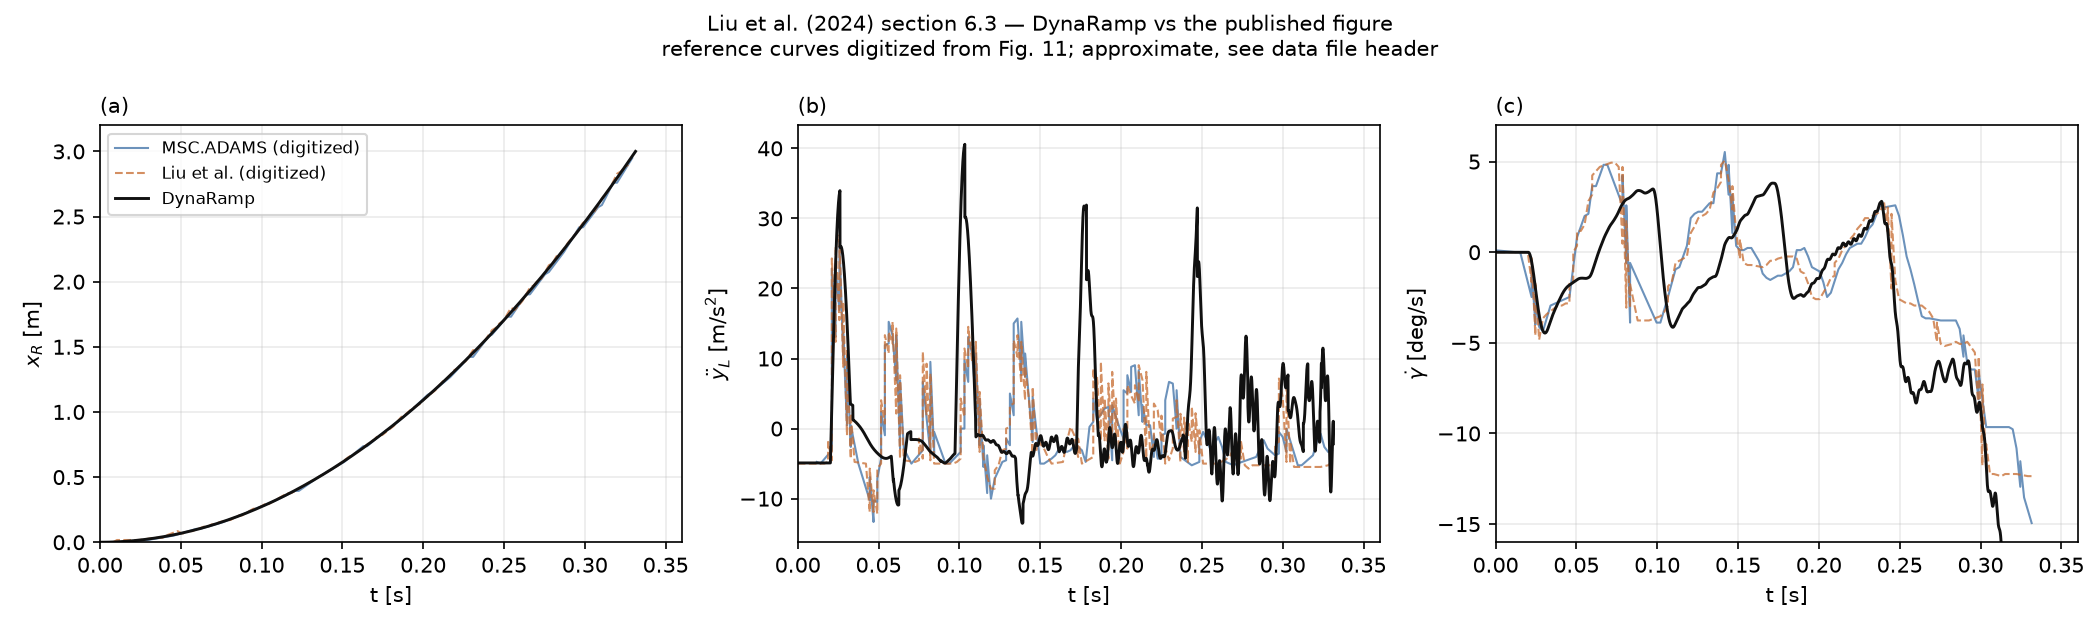

Write Python code to recreate this figure.
"""
Reproduction of the section 6.3 validation case of Liu et al. (2024).

Reference
---------
Z. Liu, G. Wang, X. Rui, G. Wu, J. Tang, L. Gu, "Modeling and simulation framework for
missile launch dynamics in a rigid-flexible multibody system with slider-guide
clearance", Nonlinear Dynamics 112:21701-21728 (2024). Section 6.3, Fig. 10 (geometry),
Table 3 (parameters) and Fig. 11 (results).

A missile is driven out of a flexible launch canister held at 60 degrees by a constant
engine thrust, with clearance between its sliders and the two guides machined into the
canister walls. The paper cross-checks its own method against MSC.ADAMS; this script runs
the same scenario through DynaRamp and plots the result on the axes of Fig. 11.

Run:  python examples/liu_6_3_validation.py
"""

from __future__ import annotations

import csv
import logging
import os
from collections import defaultdict
from typing import Dict, List, Tuple

import numpy as np
from scipy.spatial.transform import Rotation

import dynaramp.mstmm as dyn
from dynaramp.contact import CanisterProfile, ContactSolver, OffsetProfile
from dynaramp.mstmm import augmented_modes
from dynaramp.projectile import GuideModalField, Projectile, Slider
from dynaramp.simulation import Gravity, LaunchSimulator, Thrust, G0

logging.basicConfig(level=logging.INFO, format="%(levelname)-7s %(name)-30s %(message)s")
logging.getLogger("dynaramp.mstmm").setLevel(logging.WARNING)

HERE = os.path.dirname(os.path.abspath(__file__))
DIGITIZED = os.path.join(HERE, "data", "liu2024_fig11_digitized.csv")

# --------------------------------------------------------------------------------------
# Geometry and parameters
#
# Table 3 gives the materials, thrust, clearances, contact stiffness and friction
# directly. Fig. 10 gives the lengths and the two cross-sections as drawings; the derived
# quantities below follow from them, and each one is cross-checked against a second,
# independent statement in the paper -- noted where that is the case.
# --------------------------------------------------------------------------------------

LAUNCH_ANGLE_DEG = 60.0          # Table 3
E_MOD = 207e9                    # Table 3, Pa
DENSITY = 7801.0                 # Table 3, kg/m^3
POISSON = 0.29                   # Table 3
THRUST = 8000.0                  # Table 3, N (constant)
CONTACT_STIFFNESS = 1.0e6        # Table 3, N/m -- linear, see note below
FRICTION = 0.2                   # Table 3
RESTITUTION = 0.75               # NOT in Table 3; carried over from Table 1. See notes.

SHEAR_MOD = E_MOD / (2.0 * (1.0 + POISSON))

# --- launch canister (Fig. 10a, 10b) ---
CANISTER_LENGTH = 3.0            # Fig. 10a
CANISTER_OUTER = 0.16            # Fig. 10b
CANISTER_BORE = 0.10             # Fig. 10b
CANISTER_AREA = CANISTER_OUTER ** 2 - CANISTER_BORE ** 2
CANISTER_I = (CANISTER_OUTER ** 4 - CANISTER_BORE ** 4) / 12.0   # square: I_y == I_z

# --- missile (Fig. 10a, 10c) ---
MISSILE_LENGTH = 2.5             # Fig. 10a
MISSILE_SIDE = 0.08              # Fig. 10c
MISSILE_MASS = DENSITY * MISSILE_SIDE ** 2 * MISSILE_LENGTH      # 124.8 kg

# Slider stations along the missile. Fig. 10a dimensions the pair separation as 1.45 m
# from the tail, where the engine thrust is applied; the rear pair therefore sits at the
# tail, which is also O1, the body-frame origin.
SLIDER_STATIONS = (0.0, 1.45)

# Lateral geometry of a slider, from Fig. 10c: the slider projects 0.02 m beyond the
# 0.08 m missile flat, so its tip reaches 0.04 + 0.02 = 0.06 m from the axis, and the
# 0.01 m dimension is the ball diameter. The ball center is one radius inboard of the tip.
SLIDER_BALL_RADIUS = 0.005
SLIDER_LATERAL = MISSILE_SIDE / 2.0 + 0.02 - SLIDER_BALL_RADIUS   # 0.055 m

# Clearances, Table 3. The paper's frame is (+x forward, +y up, +z right), the mirror of
# the NED convention used here, so its c_y is the VERTICAL gap and its c_z the LATERAL
# one. Both are reproduced independently by the Fig. 10b/10c geometry:
#   vertical : half the 0.012 m slot height, less the ball radius  = 0.006 - 0.005 = 0.001
#   lateral  : slot depth 0.05 + 0.012 = 0.062, less center 0.055 and radius 0.005 = 0.002
CLEARANCE_VERTICAL = 0.001       # paper's c_y
CLEARANCE_LATERAL = 0.002        # paper's c_z

# Distance from O1 to the canister muzzle at t = 0. The missile starts fully seated with
# its tail at the fixed end, so the rear pair travels the whole canister. This makes the
# front pair release at x_R = 3.0 - 1.45 = 1.55 m, which the paper's own Fig. 11c
# corroborates: its pitch rate turns over at about 0.24 s, exactly when x_R reaches 1.55.
EXIT_STATION = CANISTER_LENGTH

DT = 5e-5
T_MAX = 0.36
N_MODES = 8
OMEGA_MAX = 2500.0

# Initial condition: everything at zero, which is the paper's own setup.
#
# The paper starts the missile and canister "in a relatively static state" and obtains the
# initial generalized coordinates from Eq. 12. That equation is only the projection of an
# initial *physical* state v(0) onto the modes, p_s(0) = <v(0), M V^s> / M_s -- it does not
# assert that v(0) is the static equilibrium. With the canister undeformed and everything
# at rest, v(0) = 0 and therefore p(0) = 0.
#
# So the canister starts straight while already carrying the missile, and is released at
# t = 0. The resulting transient is not an artifact to be removed here: it is part of what
# Fig. 11 shows, and reproducing the paper means reproducing it. `LaunchSimulator.
# equilibrium_state` would suppress it, which is right for a launch study of one's own --
# see `launch_demo.py` -- and wrong for this comparison.
#
# This also fixes the missile on the guide axis rather than seated on a flank, which is
# the reading that matches Fig. 11b's amplitude.


def build_canister() -> dyn.System:
    """
    The launch canister: a hollow square steel tube, clamped at its base, free at the muzzle.

    Returns
    -------
    dyn.System
        The assembled MSTMM system.
    """
    topo = dyn.TopologyHandler()
    beam = dyn.EulerBernoulliBeam(
        e_id="canister",
        length=CANISTER_LENGTH,
        density=DENSITY,
        youngs_mod=E_MOD,
        shear_mod=SHEAR_MOD,
        area=CANISTER_AREA,
        i_y=CANISTER_I,
        i_z=CANISTER_I,
    )
    topo.add_elements(beam)
    clamped = np.array([0, 0, 0, 0, 0, 0, None, None, None, None, None, None])
    free = np.array([None, None, None, None, None, None, 0, 0, 0, 0, 0, 0])
    topo.add_tip(beam, clamped, input_pos=(0, 0, 0))
    topo.add_root(beam, free, output_pos=(CANISTER_LENGTH, 0, 0))
    topo.make_tree()
    return dyn.System(topo)


def launcher_attitude() -> np.ndarray:
    """
    A_IR for a canister elevated to the predefined launch angle.

    Returns
    -------
    np.ndarray
        The 3x3 rotation from the canister frame K_R to the inertial frame K_I.

    Notes
    -----
    In NED (+x forward, +y right, +z down) an elevation above the horizon points the
    canister axis partly *upward*, i.e. toward negative z. A positive rotation about +y
    produces exactly that, so gravity resolves to a negative axial component and
    decelerates the missile, as it must.
    """
    return Rotation.from_euler("y", LAUNCH_ANGLE_DEG, degrees=True).as_matrix()


def build_missile() -> Projectile:
    """
    The missile: a solid square bar with two slider pairs.

    Returns
    -------
    Projectile
        Inertia and sliders, with the body origin O1 at the rear slider pair.
    """
    m = MISSILE_MASS
    a = MISSILE_SIDE
    i_xx = m * (a ** 2 + a ** 2) / 12.0
    i_yy = i_zz = m * (MISSILE_LENGTH ** 2 + a ** 2) / 12.0

    sliders = [
        Slider((station, sign * SLIDER_LATERAL, 0.0), radius=SLIDER_BALL_RADIUS)
        for station in SLIDER_STATIONS
        for sign in (+1.0, -1.0)
    ]
    return Projectile(
        mass=m,
        inertia_com=np.diag([i_xx, i_yy, i_zz]),
        com_o1=(MISSILE_LENGTH / 2.0, 0.0, 0.0),
        sliders=sliders,
    )


def build_contact(field: GuideModalField, missile: Projectile) -> ContactSolver:
    """
    The two-guide contact model.

    Parameters
    ----------
    field : GuideModalField
        The canister's modal field.
    missile : Projectile
        Supplies the sliders, whose lateral sign selects which guide each one rides.

    Returns
    -------
    ContactSolver
        Configured with one profile per slider.

    Notes
    -----
    Table 3 quotes the contact stiffness as ``1e6 N/m``. Those units are those of a
    *linear* penalty, not of the Hertzian parameter of Eq. B13, which for these materials
    and a 5 mm ball would be about ``1.5e10 N/m^1.5`` -- four orders of magnitude away.
    The exponent is therefore taken as 1, which is the reading consistent with the value
    actually published.

    Table 3 omits the restitution coefficient; the value from Table 1 is used, and it is
    the one genuinely free parameter in this reproduction.
    """
    groove = CanisterProfile(
        clearance_y=CLEARANCE_LATERAL,
        clearance_z=CLEARANCE_VERTICAL,
        stiffness=CONTACT_STIFFNESS,
        restitution=RESTITUTION,
        friction=FRICTION,
        exponent=1.0,
    )
    # One guide per side of the canister. Each slider's own groove datum sits at its
    # nominal lateral station, and the left-hand groove is the mirror of the right.
    profiles = [
        OffsetProfile(
            groove,
            offset=(0.0, float(s.position[1]), 0.0),
            mirror_y=(s.position[1] < 0.0),
        )
        for s in missile.sliders
    ]
    return ContactSolver(
        field, profiles, missile.sliders,
        l_c=EXIT_STATION, station_bracket=0.5,
    )


def load_digitized() -> Dict[Tuple[str, str], Tuple[np.ndarray, np.ndarray]]:
    """
    Read the digitized Fig. 11 curves, if they have been extracted.

    Returns
    -------
    dict
        ``(panel, series) -> (t, value)``, sorted by time. Empty if the file is absent.
    """
    if not os.path.exists(DIGITIZED):
        return {}
    buckets: Dict[Tuple[str, str], List[Tuple[float, float]]] = defaultdict(list)
    with open(DIGITIZED) as fh:
        rows = csv.DictReader(line for line in fh if not line.startswith("#"))
        for row in rows:
            buckets[(row["panel"], row["series"])].append(
                (float(row["t_s"]), float(row["value"])))
    out = {}
    for key, pts in buckets.items():
        pts.sort()
        arr = np.array(pts, dtype=np.float64)
        out[key] = (arr[:, 0], arr[:, 1])
    return out


def main() -> None:
    """Build the model, run the launch, and plot against the digitized reference."""
    system = build_canister()
    a_ir = launcher_attitude()

    # Repeated eigenfrequencies are guaranteed here: the canister section is square, so
    # every bending mode comes as a y/z pair at one frequency. `augmented_modes` supplies
    # the orthogonalization those pairs need before the modal equations decouple --
    # `natural_modes` alone would return a basis that does not satisfy (3.93).
    modes = augmented_modes(system, N_MODES, omega_max=OMEGA_MAX)
    field = GuideModalField.from_elements(system, ["canister"], modes, a_ir=a_ir)
    print(f"Canister modes retained: {len(modes)}")
    print("  frequencies [rad/s]: "
          + ", ".join(f"{m.frequency:.1f}" for m in modes))
    print(f"  first bending: {modes[0].frequency:.2f} rad/s "
          f"= {modes[0].frequency / (2 * np.pi):.2f} Hz")

    missile = build_missile()
    solver = build_contact(field, missile)
    print(f"\nMissile mass {MISSILE_MASS:.2f} kg, "
          f"sliders at x = {SLIDER_STATIONS} m, y = +/-{SLIDER_LATERAL:.3f} m")

    forces = [Gravity(g=(0.0, 0.0, G0)), Thrust(curve=lambda t: THRUST)]
    sim = LaunchSimulator(field, missile, solver, forces=forces)

    # Seat the missile on the lower flank of its slots, where gravity holds it: the
    # clearance plus the static penetration the contact stiffness allows. Starting it
    # centered would inject a settling transient that is not in the paper's scenario.
    g_axial, _, g_normal = a_ir.T @ np.array([0.0, 0.0, G0])
    print(f"  gravity in canister frame: axial {g_axial:+.3f}, normal {g_normal:+.3f} m/s^2")
    print(f"  expected net axial acceleration: "
          f"{THRUST / MISSILE_MASS + g_axial:.2f} m/s^2")

    # Undeformed canister, missile on the guide axis, everything at rest: v(0) = 0, so
    # Eq. 12 gives p(0) = 0. See the note at the top of the file.
    x0 = np.zeros(6)
    print("  initial state: undeformed canister, missile on the guide axis, at rest "
          "(p(0) = 0 by Eq. 12)")

    result = sim.run(x0, np.zeros(6), dt=DT, t_max=T_MAX)

    print(f"\nSteps: {len(result.t)}   exited: {result.exited}")
    print(f"Exit time: {result.t[-1] * 1e3:.1f} ms   "
          f"axial exit speed: {result.y[-1, 0]:.2f} m/s")
    g, psi, phi = np.degrees(result.attitude[-1])
    wx, wy, wz = np.degrees(result.angular_velocity[-1])
    print(f"Exit attitude [yaw, pitch, roll]: [{g:+.4f}, {psi:+.4f}, {phi:+.4f}] deg")
    print(f"Exit body rates                 : [{wx:+.3f}, {wy:+.3f}, {wz:+.3f}] deg/s")

    _plot(result, sim)


def _pitch_rate_deg(result) -> np.ndarray:
    """
    Pitch rate in the paper's sense, in deg/s.

    Parameters
    ----------
    result : LaunchResult
        The completed run.

    Returns
    -------
    np.ndarray
        ``gamma_dot`` over time.

    Notes
    -----
    The paper's ``gamma`` is the angle its own frame calls pitch. In the NED convention
    used here that is the rotation about +y, which is component 1 of the body rate.
    """
    return np.degrees(result.y[:, 4])


def _paper_y_ddot_l(result, sim) -> np.ndarray:
    """
    The generalized acceleration ``y_ddot_L`` of Fig. 11b, in the paper's own frame.

    Parameters
    ----------
    result : LaunchResult
        The completed run.
    sim : LaunchSimulator
        Used to re-evaluate the right-hand side, which is where the accelerations live.

    Returns
    -------
    np.ndarray
        The paper's vertical generalized acceleration over time [m/s^2].

    Notes
    -----
    This is the one quantity in Fig. 11 where the frame difference actually bites. The
    paper's axes are (+x forward, +y up, +z right), so its ``y_L`` is the *vertical*
    offset of the missile within the canister. DynaRamp is NED (+y right, +z down), so
    the same physical quantity is ``-z_L`` here. Plotting DynaRamp's own ``y_L`` against
    Fig. 11b would compare the lateral channel with the vertical one -- and in this
    perfectly symmetric scenario the lateral channel is identically zero, so the mistake
    produces a flat line rather than an obviously wrong one.

    ``LaunchResult`` stores coordinates and velocities, not accelerations, so the
    quasi-acceleration is recovered by replaying the right-hand side at each recorded
    state. The contact memory is not replayed, which affects only the hysteresis term
    of a face already in contact.
    """
    n = sim.n
    out = np.empty(len(result.t), dtype=np.float64)
    for i, t in enumerate(result.t):
        z = np.concatenate([result.p[i], np.zeros(n), result.x[i], result.y[i]])
        z_dot, _ = sim._rhs(float(t), z, {})
        out[i] = -z_dot[2 * n + 6 + 2]       # -d(z_L_dot)/dt: NED down -> paper's up
    return out


def _plot(result, sim) -> None:
    """
    Reproduce the three panels of Fig. 11, overlaying the digitized reference.

    Parameters
    ----------
    result : LaunchResult
        The completed run.
    sim : LaunchSimulator
        Needed to recover the accelerations of panel (b).
    """
    try:
        import matplotlib
        matplotlib.use("Agg")
        import matplotlib.pyplot as plt
    except ImportError:
        print("\n(matplotlib not available -- skipping plots)")
        return

    ref = load_digitized()
    if not ref:
        print(f"\n(no digitized reference at {DIGITIZED} -- plotting DynaRamp only)")

    t = result.t
    # Panels (a) and (c) keep Fig. 11's own limits so they can be laid side by side with
    # it. Panel (b) is left to autoscale: the contact spikes overshoot the published
    # range, and clipping them would quietly understate the disagreement.
    series = [
        ("a", "$x_R$ [m]", result.x[:, 0], (0, 3.2)),
        ("b", r"$\ddot{y}_L$ [m/s$^2$]", _paper_y_ddot_l(result, sim), None),
        ("c", r"$\dot{\gamma}$ [deg/s]", _pitch_rate_deg(result), (-16, 7)),
    ]

    fig, axes = plt.subplots(1, 3, figsize=(14, 4.2))
    for ax, (panel, ylabel, y, ylim) in zip(axes, series):
        for key, color, label, style in (
            (("%s" % panel, "adams"), "#3b6ea5", "MSC.ADAMS (digitized)", "-"),
            (("%s" % panel, "liu"), "#c66a2e", "Liu et al. (digitized)", "--"),
        ):
            if key in ref:
                rt, rv = ref[key]
                ax.plot(rt, rv, style, color=color, lw=1.0, alpha=0.75, label=label)
        ax.plot(t, y, "-", color="#111111", lw=1.4, label="DynaRamp")
        ax.set(xlabel="t [s]", ylabel=ylabel, xlim=(0, 0.36))
        if ylim is not None:
            ax.set_ylim(*ylim)
        ax.grid(True, alpha=0.25)
        ax.set_title(f"({panel})", loc="left", fontsize=10)

    axes[0].legend(fontsize=8, loc="upper left")
    fig.suptitle(
        "Liu et al. (2024) section 6.3 — DynaRamp vs the published figure\n"
        "reference curves digitized from Fig. 11; approximate, see data file header",
        fontsize=10,
    )
    fig.tight_layout()
    out = os.path.join(HERE, "liu_6_3_validation.png")
    fig.savefig(out, dpi=150)
    print(f"\nSaved comparison to {out}")


if __name__ == "__main__":
    main()
